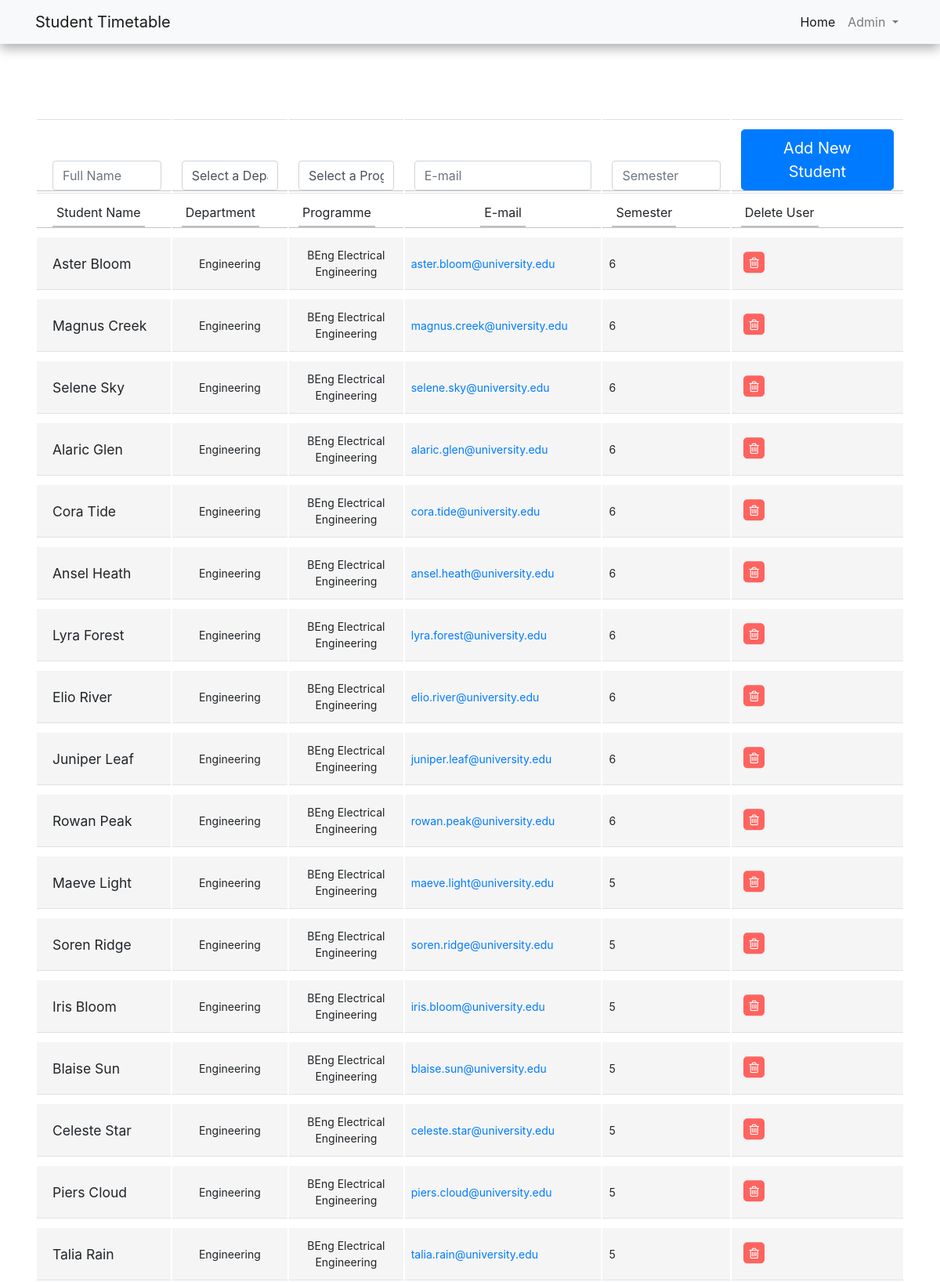
The app's page /students/student.php (upper part) with its own data.
### tables this page shows
CREATE TABLE Students (
    StudentID INT,
    StudentName VARCHAR(255) NOT NULL,
    StudentEmail VARCHAR(255),
    ProgrammeID INT,
    StudentSemester INT
);

CREATE TABLE Departments (
    DepartmentID INT,
    DepName VARCHAR(255) NOT NULL,
    DepDescription TEXT
);

CREATE TABLE Programmes (
    ProgrammeID INT,
    DepartmentID INT,
    ProgName VARCHAR(255) NOT NULL,
    ProgDuration INT,
    ProgDescription TEXT
);

### students/student.php (the view, shortened to what this page needs)
<!doctype html>
<html lang="en">
<head>
    <link href="https://maxcdn.bootstrapcdn.com/font-awesome/4.3.0/css/font-awesome.min.css" rel="stylesheet">
    <link href="\timetable_viewer\css\style.css" rel="stylesheet">
</head>
<body>
<link rel="stylesheet" href="../css/style.css">
<?php include '../../timetable_viewer/mainPages/Header.php'; ?>
<div class="container custom-margin-top">
    <div class="row">
        <div class="col-lg-12">
            <div class="main-box clearfix">
                <div class="table-responsive">
                    <table class="table user-list">
                        <thead>
                        <form method="POST">
                            <tr>
                                <th><input type="text" id="name" name="fullName" class="form-control"
                                           placeholder="Full Name" required></th>
                                <th>
                                    <select id="department" name="Department" class="form-control"
                                            onchange="updateProgramme();">
                                        <option value="">Select a Department</option>
                                    </select>
                                </th>
                                <th>
                                    <select id="programme" name="programmeName" class="form-control">
                                        <option value="">Select a Programme</option>
                                    </select>
                                </th>
                                <th><input type="email" id="email" name="E-mail" class="form-control"
                                           placeholder="E-mail"></th>
                                <th><input type="number" id="phone" name="semester" class="form-control"
                                           placeholder="Semester" max="6"></th>
                                <th>
                                    <button type="submit" class="btn btn-primary btn-lg" name="addNewUser">Add New
                                        Student
                                    </button>
                                </th>
                            </tr>
                        </form>
                        <tr>
                            <th><span>Student Name</span></th>
                            <th><span>Department</span></th>
                            <th><span>Programme</span></th>
                            <th class="text-center"><span>E-mail</span></th>
                            <th><span>Semester</span></th>
                            <th><span>Delete User</span></th>
                        </tr>
                        </thead>
                        <?php
                        include "config.php";
                        $results_per_page = 40;
                        if (!isset($_GET['page'])) {
                            $page = 1;
                        } else {
                            $page = $_GET['page'];
                        }
                        $start_from = ($page - 1) * $results_per_page;
                        $query = "SELECT * FROM students JOIN programmes ON students.ProgrammeID = programmes.ProgrammeID JOIN departments ON programmes.DepartmentID = departments.DepartmentID ORDER BY StudentID DESC LIMIT $start_from, $results_per_page";
                        $db_studentInfo = mysqli_query($connect, $query);
                        echo "<tbody>";
                        foreach ($db_studentInfo as $db_student) {
                            $studentName = $db_student['StudentName'];
                            $studentEmail = $db_student['StudentEmail'];
                            $studentDepartment = $db_student['DepName'];
                            $studentProgram = $db_student['ProgName'];
                            $studentSemester = $db_student['StudentSemester'];
                            echo "<tr>";
                            echo "<td>";
                            echo "<span class='user-link'>$studentName</span>";
                            echo "</td>";
                            echo "<td class='text-center'>";
                            echo "<span class='label label-default'>$studentDepartment</span>";
                            echo "</td>";
                            echo "<td class='text-center'>";
                            echo "<span class='label label-default'>$studentProgram</span>";
                            echo "</td>";
                            echo "<td>";
                            echo "<a href='mailto:$studentEmail'>$studentEmail</a>";
                            echo "</td>";
                            echo "<td>";
                            echo "<span>$studentSemester</span>";
                            echo "</td>";
                            echo '<td style="width: 20%;">';
                            echo '<form action="deletestudent.php" method="POST" style="display:inline;">';
                            echo '<button type="submit" class="table-link danger" style="border: none; background: none; padding: 0;" onclick="return confirmDelete()">';
                            echo '<a href="#" class="table-link danger">';
                            echo '<span class="fa-stack">';
                            echo '<i class="fa fa-square fa-stack-2x"></i>';
                            echo '<i class="fa fa-trash-o fa-stack-1x fa-inverse"></i>';
                            echo '</span>';
                            echo '</a>';
                            echo '</button>';
                            echo '</form>';
                            echo '</td>';
                            echo "</tr>";
                        }
                        echo "</tbody>";
                        ?>
                    </table>
                </div>
            </div>
        </div>
    </div>
</div>
</body>
</html>

### students/student.php (style rules this page uses)
.user-list tbody td .user-link { display: block; font-size: 1.25em; padding-top: 3px; }
.table { border-collapse: separate; }
.table thead > tr > th { border-bottom: 1px solid #C2C2C2; padding-bottom: 0; }
.table tbody > tr > td { font-size: 0.875em; background: #f5f5f5; border-top: 10px solid #fff; vertical-align: middle; padding: 12px 8px; }
.table tbody > tr > td:first-child, .table thead > tr > th:first-child { padding-left: 20px; }
.table thead > tr > th span { border-bottom: 2px solid #C2C2C2; display: inline-block; padding: 0 5px; padding-bottom: 5px; font-weight: normal; }
.table a.table-link { margin: 0 5px; font-size: 1.125em; }
.table a.table-link.danger { color: #fe635f; }
.custom-margin-top { margin-top: 150px; margin-bottom: 500px; }

### records on screen
students: StudentName "Aster Bloom", departments.DepName "Engineering", ProgrammeID.ProgName "BEng Electrical Engineering", StudentEmail "aster.bloom@university.edu", StudentSemester "6"
students: StudentName "Magnus Creek", departments.DepName "Engineering", ProgrammeID.ProgName "BEng Electrical Engineering", StudentEmail "magnus.creek@university.edu", StudentSemester "6"
students: StudentName "Selene Sky", departments.DepName "Engineering", ProgrammeID.ProgName "BEng Electrical Engineering", StudentEmail "selene.sky@university.edu", StudentSemester "6"
students: StudentName "Alaric Glen", departments.DepName "Engineering", ProgrammeID.ProgName "BEng Electrical Engineering", StudentEmail "alaric.glen@university.edu", StudentSemester "6"
students: StudentName "Cora Tide", departments.DepName "Engineering", ProgrammeID.ProgName "BEng Electrical Engineering", StudentEmail "cora.tide@university.edu", StudentSemester "6"
students: StudentName "Ansel Heath", departments.DepName "Engineering", ProgrammeID.ProgName "BEng Electrical Engineering", StudentEmail "ansel.heath@university.edu", StudentSemester "6"
students: StudentName "Lyra Forest", departments.DepName "Engineering", ProgrammeID.ProgName "BEng Electrical Engineering", StudentEmail "lyra.forest@university.edu", StudentSemester "6"
students: StudentName "Elio River", departments.DepName "Engineering", ProgrammeID.ProgName "BEng Electrical Engineering", StudentEmail "elio.river@university.edu", StudentSemester "6"
students: StudentName "Juniper Leaf", departments.DepName "Engineering", ProgrammeID.ProgName "BEng Electrical Engineering", StudentEmail "juniper.leaf@university.edu", StudentSemester "6"
students: StudentName "Rowan Peak", departments.DepName "Engineering", ProgrammeID.ProgName "BEng Electrical Engineering", StudentEmail "rowan.peak@university.edu", StudentSemester "6"
students: StudentName "Maeve Light", departments.DepName "Engineering", ProgrammeID.ProgName "BEng Electrical Engineering", StudentEmail "maeve.light@university.edu", StudentSemester "5"
students: StudentName "Soren Ridge", departments.DepName "Engineering", ProgrammeID.ProgName "BEng Electrical Engineering", StudentEmail "soren.ridge@university.edu", StudentSemester "5"
students: StudentName "Iris Bloom", departments.DepName "Engineering", ProgrammeID.ProgName "BEng Electrical Engineering", StudentEmail "iris.bloom@university.edu", StudentSemester "5"
students: StudentName "Blaise Sun", departments.DepName "Engineering", ProgrammeID.ProgName "BEng Electrical Engineering", StudentEmail "blaise.sun@university.edu", StudentSemester "5"
students: StudentName "Celeste Star", departments.DepName "Engineering", ProgrammeID.ProgName "BEng Electrical Engineering", StudentEmail "celeste.star@university.edu", StudentSemester "5"
students: StudentName "Piers Cloud", departments.DepName "Engineering", ProgrammeID.ProgName "BEng Electrical Engineering", StudentEmail "piers.cloud@university.edu", StudentSemester "5"
students: StudentName "Talia Rain", departments.DepName "Engineering", ProgrammeID.ProgName "BEng Electrical Engineering", StudentEmail "talia.rain@university.edu", StudentSemester "5"
